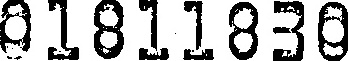
#> input picture data/numbers_test_croped/01811830_22165.jpg, 348 x 61 px; its folder holds only this picture in this run
$ python -i utils.py   (imports and definitions only)
#> lines starting #> are read from the running program, lines starting #| are printed output that depends on the picture; after the words box and inside, x2 and y2 are one past the last pixel; in counts of white or black regions, pixels touching at a corner belong together
import os
import cv2
import numpy as np
from keras import backend as K
from dicts import char2num_dict, num2char_dict
import random

# [100 lines left out: functions ctc_loss_layer, fake_ctc_loss, check_acc_by_filename, check_acc, find_the_inner_dot, find_the_max_label_length and 1 more, not called in this run]

def closure(img):
    img = cv2.cvtColor(img, cv2.COLOR_BGR2GRAY)
    # [4 lines of commented-out code are left out]
    sigma = 1.5
    cv2.imshow("before", img)
    cv2.moveWindow("before", 900, 1200)
    for ga in range(3, 8, 2):
        gau = cv2.GaussianBlur(img, (ga, ga), 1.5)
        for cl in range(3, 6, 1):
            gau_closing = cv2.morphologyEx(gau, cv2.MORPH_CLOSE, (cl, cl))
            max_gau_closing = np.where(gau_closing < 240, np.zeros(gau_closing.shape), np.ones(gau_closing.shape)*255)
            # max_gau_closing = cv2.GaussianBlur(max_gau_closing, (ga, ga), 2.5)
            # max_gau_closing = cv2.morphologyEx(max_gau_closing, cv2.MORPH_CLOSE, (cl, cl))
            cv2.imshow("max_gau_closing_ga{}_cl{}".format(ga, cl), max_gau_closing)
            cv2.moveWindow("max_gau_closing_ga{}_cl{}".format(ga, cl), (ga-3)*200, (cl-3)*200)
    cv2.waitKey(0)
    return 0

# [96 lines left out: functions generate_txt_file, generate_train_test_file, generate_dict, extract_300w, main, not called in this run]

# [7 lines not run here, left out]

>>> import cv2
>>> picture = cv2.imread('../data/numbers_test_croped/01811830_22165.jpg')
#> picture is the input picture: shape (61, 348, 3); min 0, max 255, mean 179.5
>>> result = closure(picture)
#> the loop in closure, `for ga in range(3, 8, 2):` made 3 passes
#> pass 1, in closure, `gau = cv2.GaussianBlur(img, (ga, ga), 1.5)`:
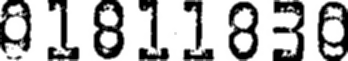
#> gau: shape (61, 348); min 0, max 255, mean 179.1
#> pass 1, in closure, `cv2.imshow("max_gau_closing_ga{}_cl{}".format(ga, cl), max_gau_closing)`:
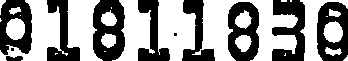
#> window 'max_gau_closing_ga3_cl3': shape (61, 348); 57.5% white; 11 black regions (2 under 20 px), largest, box (x1, y1, x2, y2) and area: (93, 0, 125, 61) 1380, (272, 0, 305, 61) 1268, (228, 2, 259, 61) 1211
#> pass 2, in closure, `gau = cv2.GaussianBlur(img, (ga, ga), 1.5)`:
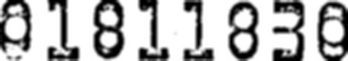
#> gau: shape (61, 348); min 0, max 255, mean 178.8
#> pass 2, in closure, `cv2.imshow("max_gau_closing_ga{}_cl{}".format(ga, cl), max_gau_closing)`:
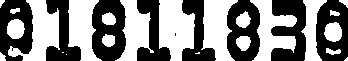
#> window 'max_gau_closing_ga5_cl3': shape (61, 348); 51.2% white; 9 black regions (1 under 20 px), largest, box (x1, y1, x2, y2) and area: (92, 0, 126, 61) 1553, (271, 0, 306, 61) 1467, (227, 0, 260, 61) 1401
#> result = 0

$ run again, on data/numbers_test_croped/01854366_9995.jpg
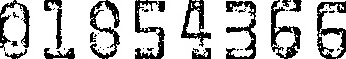
#> input picture data/numbers_test_croped/01854366_9995.jpg, 346 x 59 px
#> picture is the input picture: shape (59, 346, 3); min 0, max 255, mean 190.9
#> the loop in closure, `for ga in range(3, 8, 2):` made 3 passes
#> pass 1, in closure, `cv2.imshow("max_gau_closing_ga{}_cl{}".format(ga, cl), max_gau_closing)`:
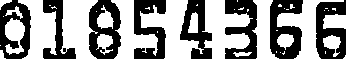
#> window 'max_gau_closing_ga3_cl3': shape (59, 346); 57.8% white; 8 black regions, largest, box (x1, y1, x2, y2) and area: (270, 0, 303, 59) 1234, (89, 0, 121, 59) 1180, (316, 0, 346, 59) 1139
#> pass 2, in closure, `cv2.imshow("max_gau_closing_ga{}_cl{}".format(ga, cl), max_gau_closing)`:
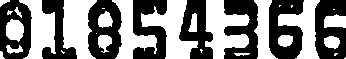
#> window 'max_gau_closing_ga5_cl3': shape (59, 346); 50.4% white; 8 black regions, largest, box (x1, y1, x2, y2) and area: (269, 0, 304, 59) 1433, (88, 0, 122, 59) 1376, (315, 0, 346, 59) 1345
#> result = 0

$ run again, on data/numbers_test_croped/01854373_19035.jpg
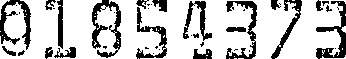
#> input picture data/numbers_test_croped/01854373_19035.jpg, 346 x 59 px
#> picture is the input picture: shape (59, 346, 3); min 0, max 255, mean 196.4
#> the loop in closure, `for ga in range(3, 8, 2):` made 3 passes
#> pass 1, in closure, `cv2.imshow("max_gau_closing_ga{}_cl{}".format(ga, cl), max_gau_closing)`:
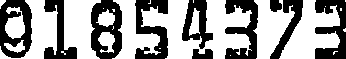
#> window 'max_gau_closing_ga3_cl3': shape (59, 346); 61% white; 10 black regions, largest, box (x1, y1, x2, y2) and area: (91, 0, 122, 59) 1155, (0, 0, 32, 58) 1100, (135, 0, 168, 59) 1089
#> pass 2, in closure, `cv2.imshow("max_gau_closing_ga{}_cl{}".format(ga, cl), max_gau_closing)`:
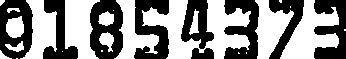
#> window 'max_gau_closing_ga5_cl3': shape (59, 346); 54.3% white; 9 black regions, largest, box (x1, y1, x2, y2) and area: (90, 0, 123, 59) 1363, (0, 0, 33, 59) 1278, (134, 0, 169, 59) 1273
#> result = 0

$ run again, on data/numbers_test_croped/01854375_14420.jpg
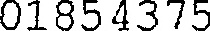
#> input picture data/numbers_test_croped/01854375_14420.jpg, 210 x 31 px
#> picture is the input picture: shape (31, 210, 3); min 0, max 255, mean 195
#> the loop in closure, `for ga in range(3, 8, 2):` made 3 passes
#> pass 1, in closure, `cv2.imshow("max_gau_closing_ga{}_cl{}".format(ga, cl), max_gau_closing)`:
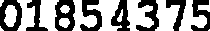
#> window 'max_gau_closing_ga3_cl3': shape (31, 210); 58.3% white; 8 black regions, largest, box (x1, y1, x2, y2) and area: (55, 0, 75, 31) 417, (0, 0, 22, 31) 387, (80, 0, 102, 31) 365
#> pass 2, in closure, `cv2.imshow("max_gau_closing_ga{}_cl{}".format(ga, cl), max_gau_closing)`:
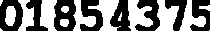
#> window 'max_gau_closing_ga5_cl3': shape (31, 210); 49.1% white; 15 white regions (3 under 20 px), largest, box (x1, y1, x2, y2) and area: (128, 0, 153, 31) 483, (155, 0, 179, 31) 467, (88, 0, 121, 31) 466
#> result = 0
